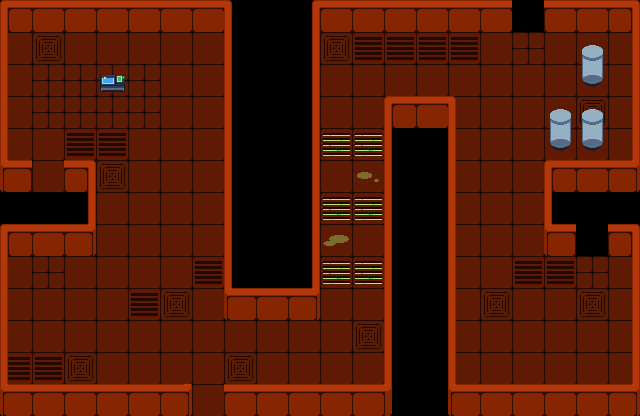

This is a level from a 2D game, rendered from its Tiled map with the project's own tilesets. A one-line summary and the complete map file follow:
An orthogonal 20x13 tile map with 32x32 px tiles, 4 tile layers (floor, floorDecoration, walls, props), 4 tilesets and 38 objects (5x Spawn, 4x Door, SnackMachine, ChemicalTank).

<map version="1.10" tiledversion="1.11.2" orientation="orthogonal" renderorder="right-down" width="20" height="13" tilewidth="32" tileheight="32" infinite="0" nextlayerid="12" nextobjectid="186">
 <tileset firstgid="1" source="tileset_ebene1.tsx" />
 <tileset firstgid="852" source="props_and_items_ebene2.tsx" />
 <tileset firstgid="1380" source="Beartrap.tsx" />
 <tileset firstgid="1384" source="ExplosionEffect.tsx" />
 <layer id="3" name="floor" width="20" height="13">
  <data encoding="csv">
0,0,0,0,0,0,0,0,0,0,0,0,0,0,0,0,0,0,0,0,
72,107,72,72,72,72,72,0,0,0,107,70,70,70,70,72,71,72,72,72,
72,71,71,71,71,72,72,0,0,0,72,72,72,72,72,72,72,72,72,72,
72,71,71,71,71,72,72,0,0,0,72,72,72,72,72,72,72,72,107,72,
72,72,70,70,72,72,72,0,0,0,74,74,0,0,72,72,72,72,72,72,
0,72,0,107,72,72,72,0,0,0,72,72,0,0,72,72,72,0,0,0,
0,0,0,72,72,72,72,0,0,0,74,74,0,0,72,72,72,0,0,0,
0,0,0,72,72,72,72,0,0,0,72,72,0,0,72,72,72,0,0,0,
72,71,72,72,72,72,70,0,0,0,74,74,0,0,72,72,70,70,71,72,
72,72,72,72,70,107,72,72,72,72,72,72,0,0,72,107,72,72,107,72,
72,72,72,72,72,72,72,72,72,72,72,107,0,0,72,72,72,72,72,72,
70,70,107,72,72,72,72,107,72,72,72,72,0,0,72,72,72,72,72,72,
72,72,72,72,72,72,72,72,72,72,72,72,0,0,72,72,72,72,72,72
</data>
 </layer>
 <layer id="11" name="floorDecoration" width="20" height="13">
  <data encoding="csv">
0,0,0,0,0,0,0,0,0,0,0,0,0,0,0,0,0,0,0,0,
0,0,0,0,0,0,0,0,0,0,0,0,0,0,0,0,0,0,0,0,
0,0,0,0,0,0,0,0,0,0,0,0,0,0,0,0,0,0,0,0,
0,0,0,0,0,0,0,0,0,0,0,0,0,0,0,0,0,0,0,0,
0,0,0,0,0,0,0,0,0,0,0,0,0,0,0,0,0,0,0,0,
0,0,0,0,0,0,0,0,0,0,0,877,0,0,0,0,0,0,0,0,
0,0,0,0,0,0,0,0,0,0,0,0,0,0,0,0,0,0,0,0,
0,0,0,0,0,0,0,0,0,0,876,0,0,0,0,0,0,0,0,0,
0,0,0,0,0,0,0,0,0,0,0,0,0,0,0,0,0,0,0,0,
0,0,0,0,0,0,0,0,0,0,0,0,0,0,0,0,0,0,0,0,
0,0,0,0,0,0,0,0,0,0,0,0,0,0,0,0,0,0,0,0,
0,0,0,0,0,0,0,0,0,0,0,0,0,0,0,0,0,0,0,0,
0,0,0,0,0,0,0,0,0,0,0,0,0,0,0,0,0,0,0,0
</data>
 </layer>
 <layer id="1" name="walls" width="20" height="13">
  <data encoding="csv">
3,6,6,6,6,6,6,336,0,342,6,6,6,6,6,6,0,6,6,9,
76,0,0,0,0,0,0,76,0,84,0,0,0,0,0,0,0,0,0,84,
76,0,0,0,0,0,0,76,0,84,0,0,0,0,0,0,0,0,0,84,
76,0,0,0,0,0,0,76,0,84,0,0,3,6,336,0,0,0,0,84,
76,0,0,0,0,0,0,76,0,84,0,0,76,0,76,0,0,0,0,84,
335,0,9,0,0,0,0,76,0,84,0,0,76,0,76,0,0,39,6,379,
0,0,84,0,0,0,0,76,0,84,0,0,76,0,76,0,0,76,0,0,
39,376,379,0,0,0,0,76,0,84,0,0,76,0,76,0,0,335,0,47,
76,0,0,0,0,0,0,76,0,84,0,0,76,0,76,0,0,0,0,84,
76,0,0,0,0,0,0,373,6,379,0,0,76,0,76,0,0,0,0,84,
76,0,0,0,0,0,0,0,0,0,0,0,76,0,76,0,0,0,0,84,
76,0,0,0,0,0,0,0,0,0,0,0,76,0,76,0,0,0,0,84,
373,376,376,376,376,379,0,376,376,376,376,376,40,0,373,376,376,376,376,379
</data>
 </layer>
 <layer id="10" name="props" width="20" height="13">
  <data encoding="csv">
0,0,0,0,0,0,0,0,0,0,0,0,0,0,0,0,0,0,0,0,
0,0,0,0,0,0,0,0,0,0,0,0,0,0,0,0,0,0,1092,0,
0,0,0,910,0,0,0,0,0,0,0,0,0,0,0,0,0,0,1116,0,
0,0,0,0,0,0,0,0,0,0,0,0,0,0,0,0,0,1092,1092,0,
0,0,0,0,0,0,0,0,0,0,0,0,0,0,0,0,0,1116,1116,0,
0,0,0,0,0,0,0,0,0,0,0,0,0,0,0,0,0,0,0,0,
0,0,0,0,0,0,0,0,0,0,0,0,0,0,0,0,0,0,0,0,
0,0,0,0,0,0,0,0,0,0,0,0,0,0,0,0,0,0,0,0,
0,0,0,0,0,0,0,0,0,0,0,0,0,0,0,0,0,0,0,0,
0,0,0,0,0,0,0,0,0,0,0,0,0,0,0,0,0,0,0,0,
0,0,0,0,0,0,0,0,0,0,0,0,0,0,0,0,0,0,0,0,
0,0,0,0,0,0,0,0,0,0,0,0,0,0,0,0,0,0,0,0,
0,0,0,0,0,0,0,0,0,0,0,0,0,0,0,0,0,0,0,0
</data>
 </layer>
 <objectgroup id="6" name="Collisions">
  <object id="137" x="0" y="24" width="232" height="8" />
  <object id="138" x="224" y="32" width="8" height="280" />
  <object id="139" x="224" y="312" width="96" height="8" />
  <object id="140" x="312" y="32" width="8" height="280" />
  <object id="141" x="312" y="24" width="200" height="8" />
  <object id="142" x="544" y="24" width="96" height="8" />
  <object id="143" x="632" y="32" width="8" height="152" />
  <object id="144" x="544" y="184" width="96" height="8" />
  <object id="145" x="544" y="192" width="8" height="56" />
  <object id="148" x="544" y="248" width="32" height="8" />
  <object id="149" x="608" y="248" width="32" height="8" />
  <object id="150" x="632" y="256" width="8" height="152" />
  <object id="151" x="448" y="408" width="192" height="8" />
  <object id="152" x="448" y="128" width="8" height="280" />
  <object id="153" x="384" y="120" width="72" height="8" />
  <object id="154" x="384" y="128" width="8" height="280" />
  <object id="155" x="224" y="408" width="168" height="8" />
  <object id="156" x="0" y="408" width="192" height="8" />
  <object id="157" x="0" y="256" width="8" height="152" />
  <object id="158" x="0" y="248" width="96" height="8" />
  <object id="160" x="88" y="192" width="8" height="56" />
  <object id="161" x="0" y="184" width="96" height="8" />
  <object id="162" x="0" y="32" width="8" height="152" />
  <object id="168" x="550" y="138" width="21" height="10" />
  <object id="169" x="582" y="138" width="21" height="10" />
  <object id="171" x="582" y="74" width="21" height="10" />
  <object id="174" x="100" y="82" width="25" height="10" />
 </objectgroup>
 <objectgroup id="9" name="Props" />
 <objectgroup id="7" name="Entities">
  <object id="175" name="DoorSpawn" type="Door" x="512" y="0" width="32" height="32">
   <properties>
    <property name="DoorDirection" value="North" />
   </properties>
  </object>
  <object id="177" name="DoorSpawn" type="Door" x="576" y="224" width="32" height="32">
   <properties>
    <property name="DoorDirection" value="East" />
   </properties>
  </object>
  <object id="178" name="DoorSpawn" type="Door" x="192" y="384" width="32" height="32">
   <properties>
    <property name="DoorDirection" value="South" />
   </properties>
  </object>
  <object id="179" name="DoorSpawn" type="Door" x="32" y="160" width="32" height="32">
   <properties>
    <property name="DoorDirection" value="West" />
   </properties>
  </object>
  <object id="180" name="SnackMachine" type="SnackMachine" x="64" y="64" width="32" height="32" />
  <object id="184" name="ChemicalTank" type="ChemicalTank" x="545" y="62" width="32" height="33" />
  <object id="181" name="ScientistSpawn" type="Spawn" x="172.293" y="96.7927">
   <ellipse />
  </object>
  <object id="182" name="ScientistSpawn" type="Spawn" x="524" y="345">
   <ellipse />
  </object>
  <object id="183" name="ScientistSpawn" type="Spawn" x="342" y="227">
   <ellipse />
  </object>
	 <object id="183" name="ScientistSpawn" type="Spawn" x="175" y="96.7927">
		 <ellipse />
	 </object>
  <object id="185" name="SecuritySpawn" type="Spawn" x="61.244" y="309.136">
   <ellipse />
  </object>
 </objectgroup>
 <objectgroup id="8" name="Acids" />
</map>
